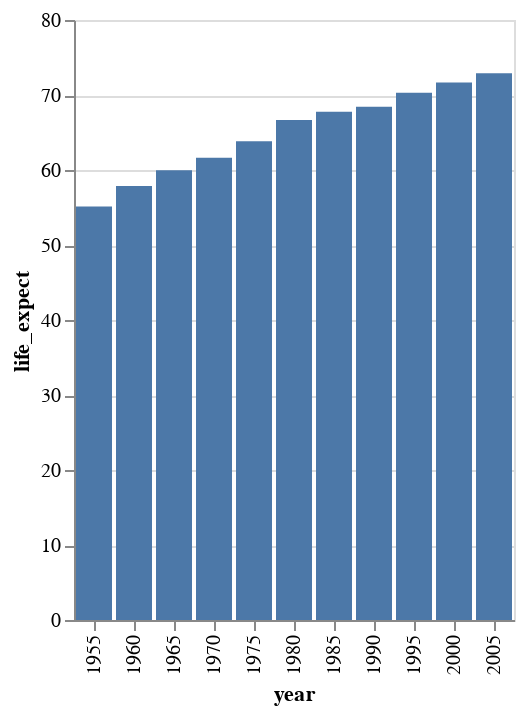

This figure's notebook cell:
### Markdown cell above
### Simple Bar Chart

### Code cell
alt.Chart(data).mark_bar().encode(
    x = 'year:O',
    y = 'life_expect'
)

### Figure 1 — Vega-Lite specification as saved in the notebook (floating-point values rounded to 4 significant figures)
{"config": {"view": {"continuousWidth": 300, "continuousHeight": 300}}, "data": {"name": "data-1d7a4b08d75a8d2e885aed4277f3e5bf"}, "mark": {"type": "bar"}, "encoding": {"x": {"field": "year", "type": "ordinal"}, "y": {"field": "life_expect", "type": "quantitative"}}, "$schema": "https://vega.github.io/schema/vega-lite/v5.15.1.json", "datasets": {"data-1d7a4b08d75a8d2e885aed4277f3e5bf": [{"year": 1955, "country": "Colombia", "cluster": 3, "pop": 13588405, "life_expect": 55.12, "fertility": 6.76}, {"year": 1960, "country": "Colombia", "cluster": 3, "pop": 15952727, "life_expect": 57.86, "fertility": 6.76}, {"year": 1965, "country": "Colombia", "cluster": 3, "pop": 18646175, "life_expect": 59.96, "fertility": 6.18}, {"year": 1970, "country": "Colombia", "cluster": 3, "pop": 21429658, "life_expect": 61.62, "fertility": 5.0}, {"year": 1975, "country": "Colombia", "cluster": 3, "pop": 24114177, "life_expect": 63.84, "fertility": 4.338}, {"year": 1980, "country": "Colombia", "cluster": 3, "pop": 26582811, "life_expect": 66.65, "fertility": 3.685}, {"year": 1985, "country": "Colombia", "cluster": 3, "pop": 29678395, "life_expect": 67.77, "fertility": 3.172}, {"year": 1990, "country": "Colombia", "cluster": 3, "pop": 32858579, "life_expect": 68.42, "fertility": 2.93}, {"year": 1995, "country": "Colombia", "cluster": 3, "pop": 36280883, "life_expect": 70.31, "fertility": 2.7}, {"year": 2000, "country": "Colombia", "cluster": 3, "pop": 39685655, "life_expect": 71.68, "fertility": 2.47}, {"year": 2005, "country": "Colombia", "cluster": 3, "pop": 42954279, "life_expect": 72.89, "fertility": 2.22}]}}
